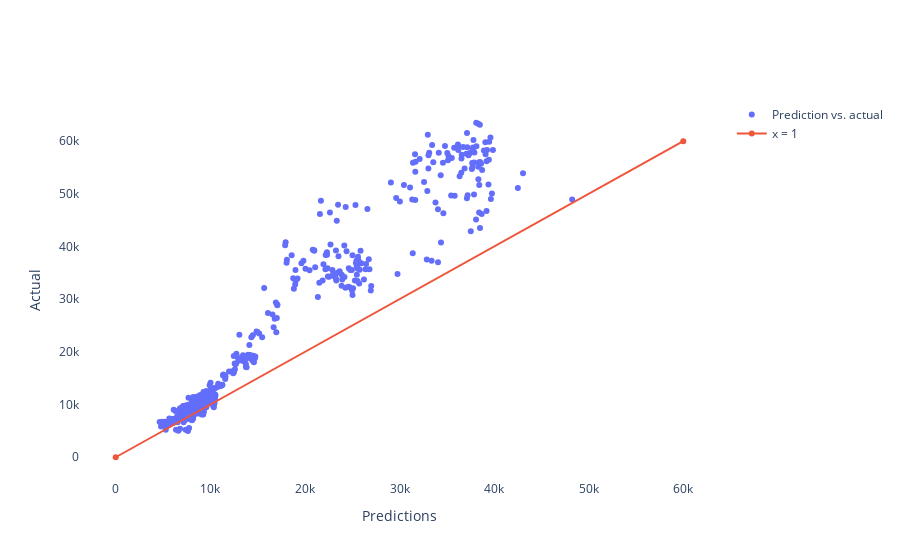

The notebook cell saved with this chart:
### Code cell
import plotly.graph_objects as go

df = pd.DataFrame({'Predictions': predictions.reshape(741),
                   'Actual': actual})
fig = go.Figure()

# Add traces
fig.add_trace(go.Scatter(x=df['Predictions'], y=df['Actual'],
                    mode='markers',
                    name='Prediction vs. actual'))
fig.add_trace(go.Scatter(x=[0, 60000], y=[0, 60000],
                    mode='lines+markers',
                    name='x = 1'))

fig.layout = dict(plot_bgcolor='white',
              xaxis=dict(title='Predictions'),
              yaxis=dict(title='Actual'))
fig.show()

### Figure 1 — Plotly figure (JSON) as saved in the notebook; plotly's stock layout.template omitted (floating-point values rounded to 4 significant figures; data arrays with more than 128 entries replaced by an {"elided": "..."} marker saying what was removed)
{"data": [{"mode": "markers", "name": "Prediction vs. actual", "type": "scatter", "x": {"elided": "741 float values"}, "y": {"elided": "741 float values"}}, {"mode": "lines+markers", "name": "x = 1", "type": "scatter", "x": [0, 60000], "y": [0, 60000]}], "layout": {"plot_bgcolor": "white", "xaxis": {"title": {"text": "Predictions"}}, "yaxis": {"title": {"text": "Actual"}}}}
